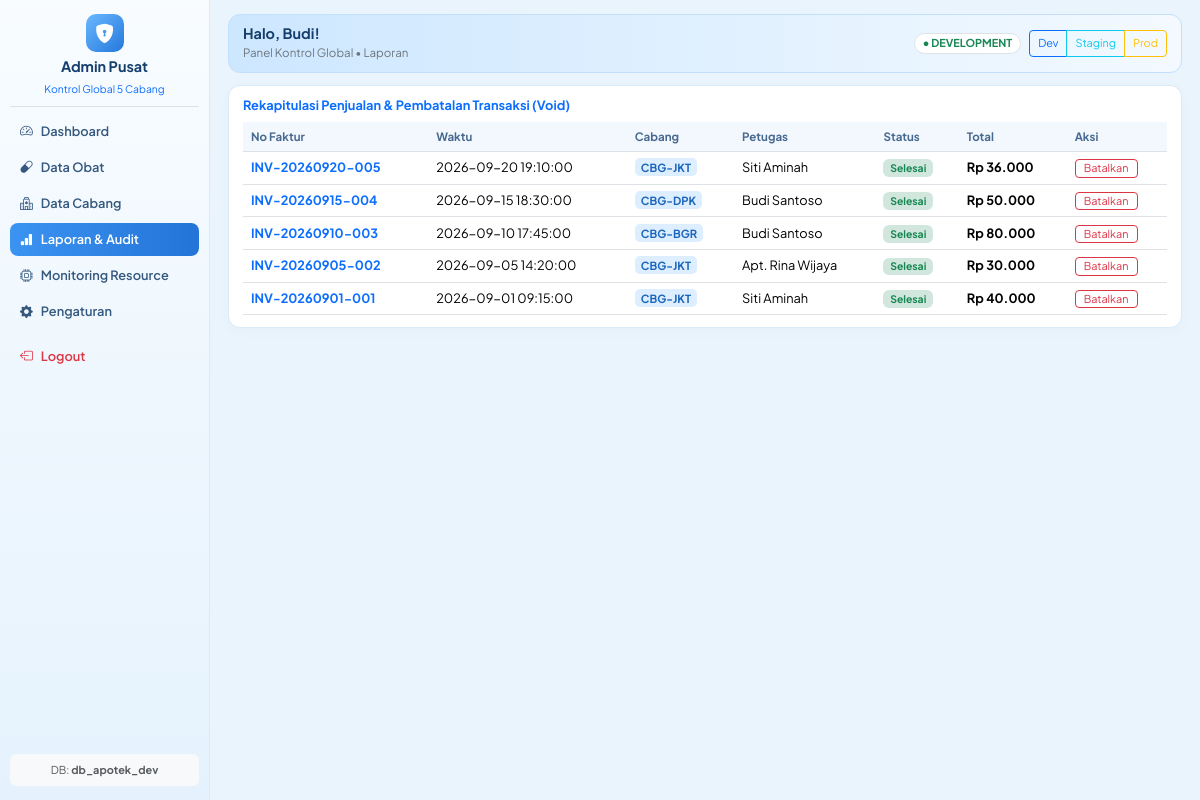
Page /dashboard_admin.php?page=laporan (signed in) on the earlier database version.
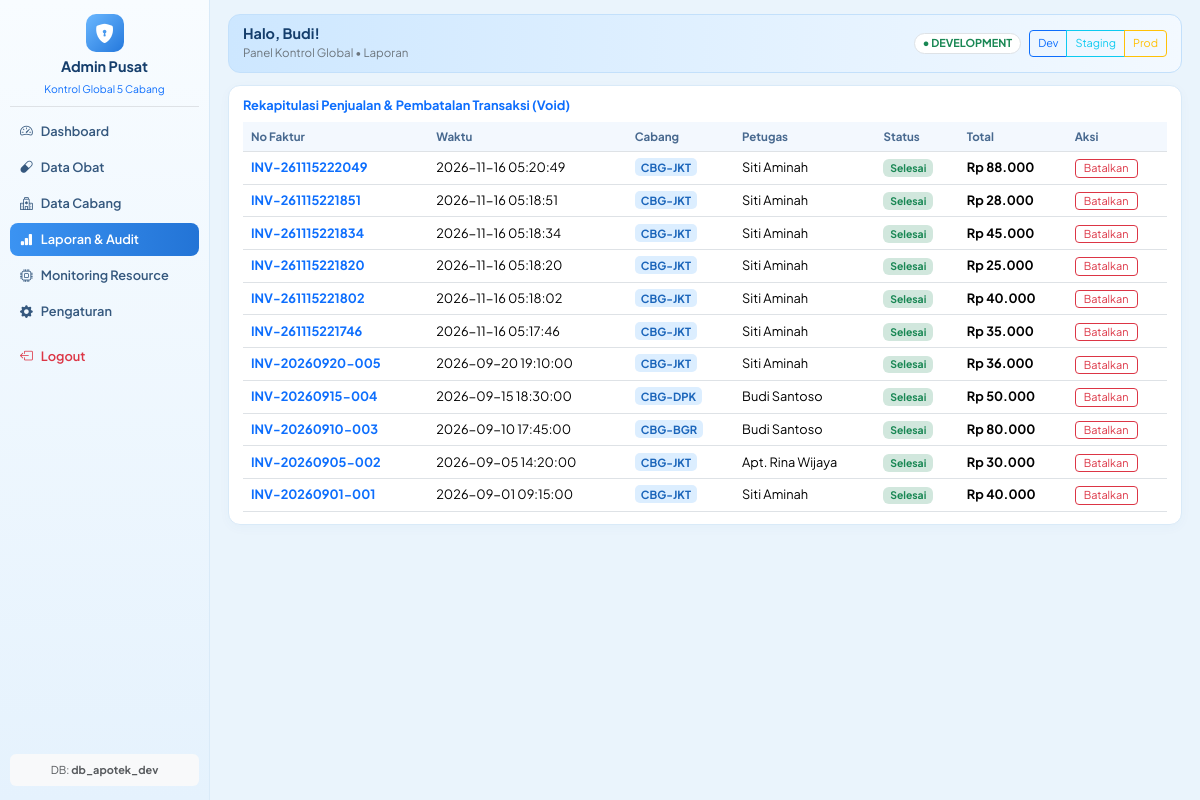
Same page on the later database version.
### tables this page shows
CREATE TABLE `pengguna` (
  `id_pengguna` int NOT NULL,
  `username` varchar(50) NOT NULL,
  `password_hash` varchar(255) NOT NULL,
  `nama_lengkap` varchar(100) NOT NULL,
  `peran` enum('Admin Pusat','Apoteker','Kasir') NOT NULL,
  `kode_cabang` varchar(10) DEFAULT NULL
);

CREATE TABLE `penjualan` (
  `no_faktur` varchar(50) NOT NULL,
  `kode_cabang` varchar(10) NOT NULL,
  `id_pengguna` int NOT NULL,
  `tanggal` datetime NOT NULL DEFAULT CURRENT_TIMESTAMP,
  `total` decimal(14,2) NOT NULL DEFAULT '0.00',
  `status_transaksi` varchar(30) NOT NULL DEFAULT 'COMPLETED'
);

### dashboard_admin.php (the view, shortened to what the rows shown need)
<?php
$currentUser = $_SESSION['user'];
$env = $_SESSION['env'] ?? 'dev';
$config = json_decode(file_get_contents(__DIR__ . "/config_{$env}.json"), true);
try {
    $pdo = new PDO(
        "mysql:host={$config['db_host']};dbname={$config['db_name']};charset=utf8mb4",
        'app_admin_pusat',
        'AdminPusat#2026',
        [
            PDO::ATTR_ERRMODE => PDO::ERRMODE_EXCEPTION,
            PDO::ATTR_DEFAULT_FETCH_MODE => PDO::FETCH_ASSOC,
            PDO::ATTR_EMULATE_PREPARES => false,
        ]
    );
} catch (PDOException $e) {
    die("Koneksi Error: " . htmlspecialchars($e->getMessage()));
}
$page = $_GET['page'] ?? 'dashboard';
$totalCabang    = (int)$pdo->query("SELECT COUNT(*) FROM cabang")->fetchColumn();
$totalJenisObat = (int)$pdo->query("SELECT COUNT(*) FROM obat")->fetchColumn();
$totalTrx       = (int)$pdo->query("SELECT COUNT(*) FROM penjualan WHERE status_transaksi != 'CANCELLED'")->fetchColumn();
$totalOmzet     = (float)$pdo->query("SELECT COALESCE(SUM(total), 0) FROM penjualan WHERE status_transaksi != 'CANCELLED'")->fetchColumn();
$filterCabang = $_GET['filter_cabang'] ?? '';
$sqlStok = "
    SELECT s.kode_cabang, c.nama_cabang, o.kode_obat, o.nama_obat, s.nomor_batch, s.tanggal_kedaluwarsa, s.jumlah_stok, o.stok_minimum
    FROM stok s
    JOIN cabang c ON s.kode_cabang = c.kode_cabang
    JOIN obat o ON s.kode_obat = o.kode_obat
";
$params = [];
$sqlStok .= " ORDER BY s.tanggal_kedaluwarsa ASC";
$stmtStok = $pdo->prepare($sqlStok);
$stmtStok->execute($params);
$stokLintasCabang = $stmtStok->fetchAll();
$cabangs    = $pdo->query("SELECT * FROM cabang")->fetchAll();
$obats      = $pdo->query("
    SELECT o.kode_obat, o.nama_obat, o.harga_jual, o.satuan, o.stok_minimum,
           k.nama_kategori, k.wajib_apoteker
    FROM obat o
    JOIN kategori_obat k ON o.kode_kategori = k.kode_kategori
")->fetchAll();
$users      = $pdo->query("
    SELECT u.*, c.nama_cabang
    FROM pengguna u
    LEFT JOIN cabang c ON u.kode_cabang = c.kode_cabang
")->fetchAll();
$stokKritis = $pdo->query("SELECT * FROM v_stok_kritis")->fetchAll();
$laporanTrx = $pdo->query("
    SELECT p.*, c.nama_cabang, u.nama_lengkap
    FROM penjualan p
    JOIN cabang c ON p.kode_cabang = c.kode_cabang
    JOIN pengguna u ON p.id_pengguna = u.id_pengguna
    ORDER BY p.tanggal DESC
    LIMIT 20
")->fetchAll();
$namaDepan = explode(' ', $currentUser['nama_lengkap'])[0];
?>
<!DOCTYPE html>
<html lang="id">
<head>
    <link href="https://cdn.jsdelivr.net/npm/bootstrap@5.3.3/dist/css/bootstrap.min.css" rel="stylesheet">
    <link href="https://cdn.jsdelivr.net/npm/bootstrap-icons@1.11.3/font/bootstrap-icons.min.css" rel="stylesheet">
</head>
<body>
<div class="app-shell">
    <main class="main-area">
        <div class="hero-banner">
            <div>
                <h6 class="fw-bold mb-0" style="color:#153e6c; font-size:0.9rem;">Halo, <?= htmlspecialchars($namaDepan) ?>!</h6>
                <small class="text-secondary" style="font-size:0.72rem;">Panel Kontrol Global &bull; <?= ucfirst($page) ?></small>
            </div>
        </div>
        <?php if ($page === 'dashboard'): ?>
            <div class="row g-2 mb-2">
                <div class="col-md-3"><div class="soft-card py-2 px-3"><small class="text-muted">Total Cabang</small><h6 class="fw-bold mb-0"><?= $totalCabang ?> Unit</h6></div></div>
                <div class="col-md-3"><div class="soft-card py-2 px-3"><small class="text-muted">Katalog Obat</small><h6 class="fw-bold mb-0"><?= $totalJenisObat ?> Item</h6></div></div>
                <div class="col-md-3"><div class="soft-card py-2 px-3"><small class="text-muted">Total Transaksi</small><h6 class="fw-bold mb-0"><?= $totalTrx ?> Faktur</h6></div></div>
                <div class="col-md-3"><div class="soft-card py-2 px-3"><small class="text-muted">Total Omzet</small><h6 class="fw-bold mb-0 text-primary">Rp <?= number_format($totalOmzet,0,',','.') ?></h6></div></div>
            </div>
            <?php if (count($stokKritis) > 0): ?>
            <div class="alert alert-danger rounded-2 border-0 mb-2 py-2 px-3">
                <h6 class="fw-bold mb-1" style="font-size:0.75rem;"><i class="bi bi-exclamation-triangle-fill me-1"></i>Peringatan Stok Kritis</h6>
                <div class="table-responsive" style="max-height:90px;">
                    <table class="table table-sm table-danger mb-0" style="font-size:0.75rem;">
                        <thead><tr><th>Cabang</th><th>Obat</th><th>Stok</th><th>Min</th></tr></thead>
                        <tbody>
                            <?php foreach ($stokKritis as $sk): ?>
                            <tr>
                                <td><?= $sk['kode_cabang'] ?></td>
                                <td class="fw-bold"><?= htmlspecialchars($sk['nama_obat']) ?></td>
                                <td class="text-danger fw-bold"><?= $sk['jumlah_stok'] ?></td>
                                <td><?= $sk['stok_minimum'] ?></td>
                            </tr>
                            <?php endforeach; ?>
                        </tbody>
                    </table>
                </div>
            </div>
            <?php endif; ?>
            <div class="soft-card mb-2">
                <div class="d-flex justify-content-between align-items-center mb-2 flex-wrap gap-2">
                    <h6 class="fw-bold mb-0 text-primary" style="font-size:0.8rem;">Pemantauan Stok &amp; FEFO (First Expired First Out)</h6>
                    <form method="GET" class="d-flex gap-2">
                        <input type="hidden" name="page" value="dashboard">
                        <select name="filter_cabang" class="form-select form-select-sm" style="font-size:0.75rem;" onchange="this.form.submit()">
                            <option value="">-- Semua Cabang --</option>
                            <?php foreach ($cabangs as $c): ?>
                                <option value="<?= $c['kode_cabang'] ?>" <?= $filterCabang === $c['kode_cabang'] ? 'selected' : '' ?>>
                                    <?= $c['kode_cabang'] ?> - <?= htmlspecialchars($c['nama_cabang']) ?>
                                </option>
                            <?php endforeach; ?>
                        </select>
                    </form>
                </div>
                <div class="table-responsive" style="max-height:200px;">
                    <table class="table table-hover mb-0">
                        <thead><tr><th>Cabang</th><th>Kode</th><th>Nama Obat</th><th>No Batch</th><th>Expired Date</th><th>Stok</th><th>Status</th></tr></thead>
                        <tbody>
                            <?php foreach ($stokLintasCabang as $slc): ?>
                            <tr>
                                <td><span class="badge-cabang"><?= $slc['kode_cabang'] ?></span></td>
                                <td><code><?= $slc['kode_obat'] ?></code></td>
                                <td class="fw-semibold"><?= htmlspecialchars($slc['nama_obat']) ?></td>
                                <td><code><?= $slc['nomor_batch'] ?? 'BATCH-001' ?></code></td>
                                <td><span class="text-secondary"><?= $slc['tanggal_kedaluwarsa'] ?? '-' ?></span></td>
                                <td class="fw-bold text-primary"><?= $slc['jumlah_stok'] ?></td>
                                <td>
                                    <?php if ($slc['jumlah_stok'] <= $slc['stok_minimum']): ?>
                                        <span class="badge bg-danger text-white" style="font-size:0.65rem;">Kritis</span>
                                    <?php else: ?>
                                        <span class="badge bg-success text-white" style="font-size:0.65rem;">Aman</span>
                                    <?php endif; ?>
                                </td>
                            </tr>
                            <?php endforeach; ?>
                        </tbody>
                    </table>
                </div>
            </div>
            <div class="row g-2">
                <div class="col-lg-6">
                    <div class="soft-card h-100">
                        <h6 class="fw-bold mb-2 text-primary" style="font-size:0.8rem;">Restock Cabang (FEFO Support)</h6>
                        <form method="POST">
                            <input type="hidden" name="aksi" value="restock_cabang">
                            <div class="mb-1">
                                <label class="form-label mb-1" style="font-size:0.7rem;">Cabang</label>
                                <select name="kode_cabang" class="form-select form-select-sm" required>
                                    <?php foreach ($cabangs as $c): ?>
                                        <option value="<?= $c['kode_cabang'] ?>"><?= $c['kode_cabang'] ?> - <?= htmlspecialchars($c['nama_cabang']) ?></option>
                                    <?php endforeach; ?>
                                </select>
                            </div>
                            <div class="mb-1">
                                <label class="form-label mb-1" style="font-size:0.7rem;">Obat</label>
                                <select name="kode_obat" class="form-select form-select-sm" required>
                                    <?php foreach ($obats as $o): ?>
                                        <option value="<?= $o['kode_obat'] ?>"><?= $o['kode_obat'] ?> - <?= htmlspecialchars($o['nama_obat']) ?></option>
                                    <?php endforeach; ?>
                                </select>
                            </div>
                            <div class="row g-1 mb-1">
                                <div class="col-6">
                                    <label class="form-label mb-1" style="font-size:0.7rem;">No Batch</label>
                                    <input type="text" name="nomor_batch" class="form-control form-control-sm" value="BATCH-2026-X" required>
                                </div>
                                <div class="col-6">
                                    <label class="form-label mb-1" style="font-size:0.7rem;">Expired Date</label>
                                    <input type="date" name="tanggal_kedaluwarsa" class="form-control form-control-sm" value="2027-12-31" required>
                                </div>
                            </div>
                            <div class="mb-2">
                                <label class="form-label mb-1" style="font-size:0.7rem;">Jumlah Tambah Stok</label>
                                <input type="number" name="jumlah_tambah" class="form-control form-control-sm" value="10" min="1" required>
                            </div>
                            <button type="submit" class="btn btn-primary btn-sm w-100 fw-bold">Eksekusi Restock</button>
                        </form>
                    </div>
                </div>
                <div class="col-lg-6">
                    <div class="soft-card h-100">
                        <h6 class="fw-bold mb-2 text-primary" style="font-size:0.8rem;">Manajemen Akun</h6>
                        <div class="table-responsive" style="max-height:190px;">
                            <table class="table table-sm mb-0">
                                <thead><tr><th>Username</th><th>Peran</th><th>Cabang</th><th></th></tr></thead>
                                <tbody>
                                    <?php foreach ($users as $u): ?>
                                    <tr>
                                        <td class="fw-bold"><?= htmlspecialchars($u['username']) ?></td>
                                        <td><span class="badge bg-primary-subtle text-primary"><?= $u['peran'] ?></span></td>
                                        <td><span class="badge-cabang"><?= $u['kode_cabang'] ?? 'Pusat' ?></span></td>
                                        <td>
                                            <?php if ($u['id_pengguna'] != $currentUser['id_pengguna']): ?>
                                            <form method="POST" onsubmit="return confirm('Hapus user ini?')">
                                                <input type="hidden" name="aksi" value="hapus_user">
                                                <input type="hidden" name="id_pengguna" value="<?= $u['id_pengguna'] ?>">
                                                <button class="btn btn-link text-danger p-0 small">Hapus</button>
                                            </form>
                                            <?php else: ?>
                                                <span class="text-muted">Anda</span>
                                            <?php endif; ?>
                                        </td>
                                    </tr>
                                    <?php endforeach; ?>
                                </tbody>
                            </table>
                        </div>
                    </div>
                </div>
            </div>
        <?php elseif ($page === 'laporan'): ?>
            <div class="soft-card">
                <div class="table-responsive" style="max-height:400px;">
                    <table class="table table-hover mb-0">
                        <thead>
                            <tr>
                                <th>No Faktur</th>
                                <th>Waktu</th>
                                <th>Cabang</th>
                                <th>Petugas</th>
                                <th>Status</th>
                                <th>Total</th>
                                <th>Aksi</th>
                            </tr>
                        </thead>
                        <tbody>
                            <?php foreach ($laporanTrx as $lt): ?>
                            <tr>
                                <td class="fw-bold text-primary"><?= $lt['no_faktur'] ?></td>
                                <td><?= $lt['tanggal'] ?></td>
                                <td><span class="badge-cabang"><?= $lt['kode_cabang'] ?></span></td>
                                <td><?= htmlspecialchars($lt['nama_lengkap']) ?></td>
                                <td>
                                    <?php if ($lt['status_transaksi'] === 'CANCELLED'): ?>
                                        <span class="badge bg-danger text-white" style="font-size:0.65rem;">Dibatalkan</span>
                                    <?php else: ?>
                                        <span class="badge bg-success-subtle text-success" style="font-size:0.65rem;">Selesai</span>
                                    <?php endif; ?>
                                </td>
                                <td class="fw-bold">Rp <?= number_format($lt['total'],0,',','.') ?></td>
                                <td>
                                    <?php if ($lt['status_transaksi'] !== 'CANCELLED'): ?>
                                        <form method="POST" onsubmit="return confirm('Batalkan faktur <?= $lt['no_faktur'] ?>? Stok akan dikembalikan.')">
                                            <button type="submit" class="btn btn-outline-danger btn-sm py-0 px-2" style="font-size:0.68rem;">Batalkan</button>
                                        </form>
                                    <?php else: ?>
                                        <span class="text-muted" style="font-size:0.7rem;">Void</span>
                                    <?php endif; ?>
                                </td>
                            </tr>
                            <?php endforeach; ?>
                        </tbody>
                    </table>
                </div>
            </div>
        <?php endif; ?>
    </main>
</div>
</body>
</html>

Differences in the rows shown:
added penjualan: no_faktur "INV-261115222049", tanggal "2026-11-16 05:20:49", kode_cabang "CBG-JKT", id_pengguna.nama_lengkap "Siti Aminah", status_transaksi "Selesai", total "88.000"
added penjualan: no_faktur "INV-261115221851", tanggal "2026-11-16 05:18:51", kode_cabang "CBG-JKT", id_pengguna.nama_lengkap "Siti Aminah", status_transaksi "Selesai", total "28.000"
added penjualan: no_faktur "INV-261115221834", tanggal "2026-11-16 05:18:34", kode_cabang "CBG-JKT", id_pengguna.nama_lengkap "Siti Aminah", status_transaksi "Selesai", total "45.000"
added penjualan: no_faktur "INV-261115221820", tanggal "2026-11-16 05:18:20", kode_cabang "CBG-JKT", id_pengguna.nama_lengkap "Siti Aminah", status_transaksi "Selesai", total "25.000"
added penjualan: no_faktur "INV-261115221802", tanggal "2026-11-16 05:18:02", kode_cabang "CBG-JKT", id_pengguna.nama_lengkap "Siti Aminah", status_transaksi "Selesai", total "40.000"
added penjualan: no_faktur "INV-261115221746", tanggal "2026-11-16 05:17:46", kode_cabang "CBG-JKT", id_pengguna.nama_lengkap "Siti Aminah", status_transaksi "Selesai", total "35.000"
